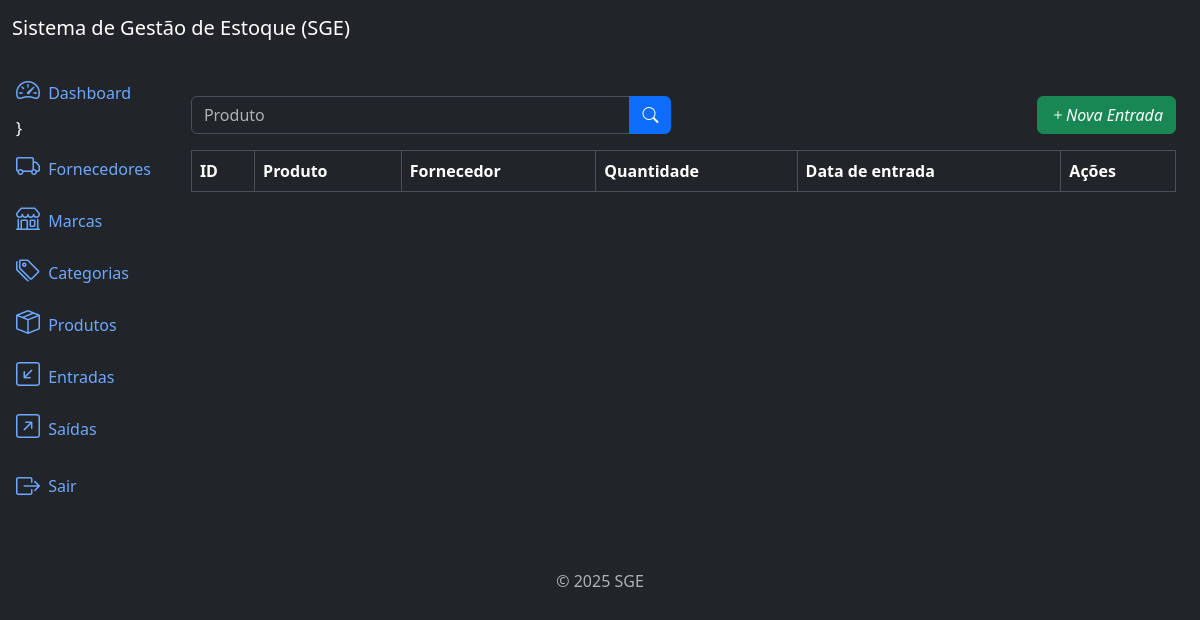
Page /inflows/list/ (signed in) on the earlier database version.
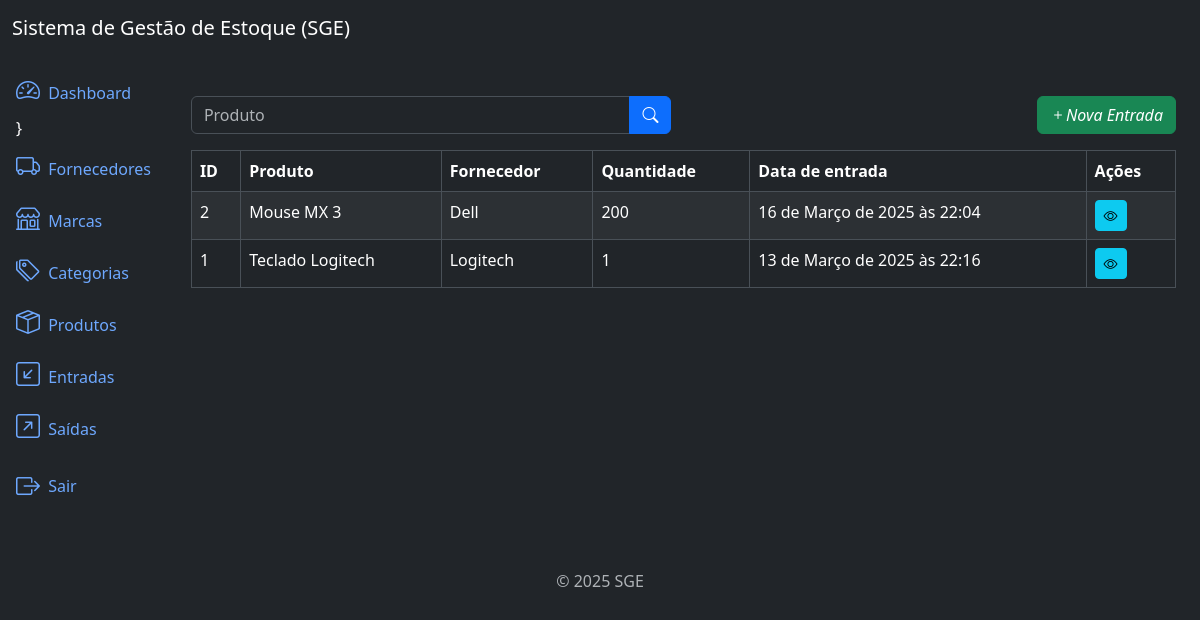
Same page on the later database version.
### inflows/models.py (models this page shows, shortened)
class Inflow(models.Model):
    supplier = models.ForeignKey(Supplier, on_delete=models.PROTECT, related_name='inflows')
    product = models.ForeignKey(Product, on_delete=models.PROTECT, related_name='inflows')
    quantity = models.IntegerField()
    description = models.TextField(null=True, blank=True)
    created_at = models.DateTimeField(auto_now_add=True)
    update_at = models.DateTimeField(auto_now=True)
    class Meta:
        ordering = ['-created_at']
        verbose_name = 'Inflow'
        verbose_name_plural = 'Inflows'

### products/models.py (models this page shows)
class Product(models.Model):
    title = models.CharField(max_length=500)
    category = models.ForeignKey(Category, on_delete=models.PROTECT, related_name='products')
    brand = models.ForeignKey(Brand, on_delete=models.PROTECT, related_name='products')
    description = models.TextField(null=True, blank=True)
    series_number = models.CharField(max_length=500,null=True, blank=True)
    cost_price = models.DecimalField(max_digits=20, decimal_places=2)
    selling_price = models.DecimalField(max_digits=20, decimal_places=2)
    quantity = models.IntegerField(default=0)
    created_at = models.DateTimeField(auto_now_add=True)
    updated_at = models.DateTimeField(auto_now=True)
    class Meta:
        ordering = ['title']
        verbose_name = 'Product'
        verbose_name_plural = 'Products'
    def __str__(self):
        return self.title

### suppliers/models.py (models this page shows)
class Supplier(models.Model):
    name = models.CharField(max_length=500)
    description = models.TextField(null=True, blank=True)
    created_at = models.DateTimeField(auto_now_add=True)
    updated_at = models.DateTimeField(auto_now=True)
    class Meta:
        verbose_name = 'Supplier'
        verbose_name_plural = 'Suppliers'
        ordering = ['name']
    def __str__(self):
        return self.name

### inflows/views.py (the view)
# urls.py: path('inflows/list/', InflowListView.as_view(), name='inflow_list'),
class InflowListView(LoginRequiredMixin, ListView):
    model = Inflow
    template_name = 'inflow_list.html'
    context_object_name = 'inflows'
    paginate_by = 10
    permission_required = 'inflows.view_inflow'
    def get_queryset(self):
        queryset = super().get_queryset()
        product = self.request.GET.get('product')
        if product:
            queryset = queryset.filter(product__title__icontains=product)
        return queryset

### inflows/templates/inflow_list.html (shortened to what this page needs)
{% extends 'base.html' %}
{% block content %}
    <div class="row mb-3">
        <div class="col-md-6">
            <form method="get" action="{% url 'inflow_list' %}">
                <div class="input-group">
                  <input type="text" class="form-control" name="product" placeholder="Produto" value="{{ request.GET.product }}">
                  <button type="submit" class="btn btn-primary">
                    <i class="bi bi-search"></i>
                  </button>
                </div>
            </form>
        </div>
        {% if perms.inflows.add_inflow %}
            <div class="col-md-6">
                <a href="{% url 'inflow_create' %}" class="btn btn-success float-end">
                    <i class="bi bi-plus">Nova Entrada</i>
                </a>
            </div>
        {% endif %}
    </div>
    <div class="table-responsive">
        <table class="table table-striped table-bordered">
            <thead class="thead-dark">
                <tr>
                    <th>ID</th>
                    <th>Produto</th>
                    <th>Fornecedor</th>
                    <th>Quantidade</th>
                    <th>Data de entrada</th>
                    <th>Ações</th>
                </tr>
            </thead>
            <tbody>
                {% for inflow in inflows %}
                <tr>
                    <td>{{ inflow.id }}</td>
                    <td>{{ inflow.product }}</td>
                    <td>{{ inflow.supplier }}</td>
                    <td>{{ inflow.quantity }}</td>
                    <td>{{ inflow.created_at }}</td>
                    <td>
                        {% if perms.inflows.view_inflow %}
                            <a href="{% url 'inflow_detail' inflow.id %}" class="btn btn-info btn-sm">
                                <i class="bi bi-eye"></i>
                            </a>
                        {% endif %}
                    </td>
                </tr>
                {% endfor %}
            </tbody>
        </table>
    </div>
{% endblock %}

Differences in the rows shown:
added Inflow: id "2", product "Mouse MX 3", supplier "Dell", quantity "200", created_at "16 de Março de 2025 às 22:04"
added Inflow: id "1", product "Teclado Logitech", supplier "Logitech", quantity "1", created_at "13 de Março de 2025 às 22:16"
